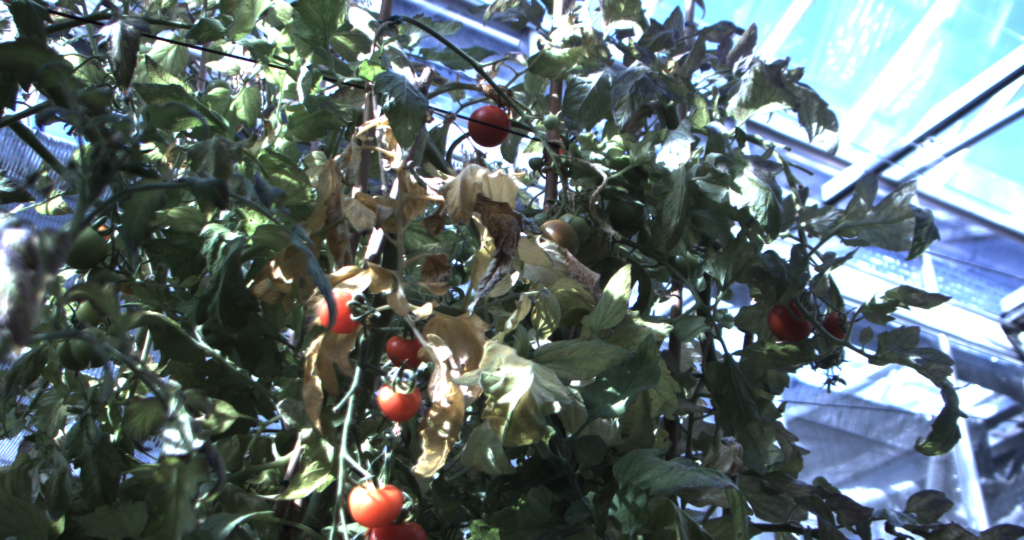
#> input picture src/saliency_map/data/73_Image.png, 2048 x 1080 px (shown at 1/2 size)
$ python processDate.py
#> lines starting #> are read from the running program, lines starting #| are printed output that depends on the picture
import numpy as np
from sklearn import linear_model
import sklearn.metrics as sm
from sklearn.preprocessing import PolynomialFeatures
from sklearn.naive_bayes import MultinomialNB
import pickle
import cv2

# import pyximport; pyximport.install()
# import create_mask

# Input file containing data
input_file = '../config/dataLabel.csv'
# Load the data from the input file
data = np.loadtxt(input_file, delimiter=',')
X, y = data[:, :-1], data[:, -1]

# print (X[5:20], y[5:20])

# Split data into training and testing
num_training = int(0.8 * len(X))
num_test = len(X) - num_training
# Training data
X_train, y_train = X[:num_training], y[:num_training]
# Test data
X_test, y_test = X[num_training:], y[num_training:]


# [67 lines left out: functions computerMask, linearRegression, GaussianNaiveBayes, not called in this run]


height = 640
width = 420
image = cv2.imread('../data/73_Image.png')
#> image is the input picture: shape (1080, 2048, 3); mean B, G, R 110.2, 110.1, 97.2
image = cv2.resize(image, (height,width))
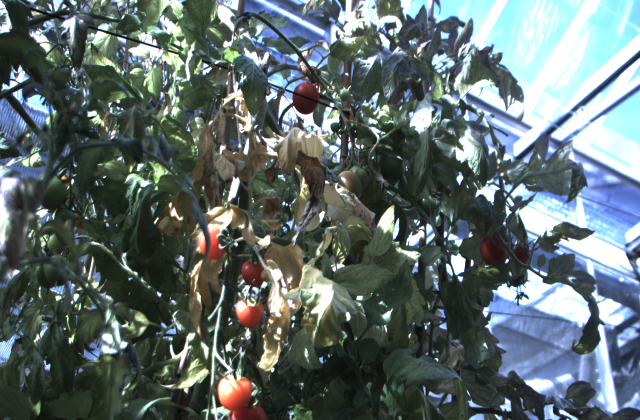
#> image: shape (420, 640, 3); mean B, G, R 110.1, 110, 97.1

x = 254
y = 115
a = 10

# [13 lines of commented-out code are left out]
Model = pickle.load(open('../config/linear_regressor.pkl', 'rb'))
#> (reads src/saliency_map/config/linear_regressor.pkl from the repository)
#> (the run stopped early here; a loop or call above may not have finished)
